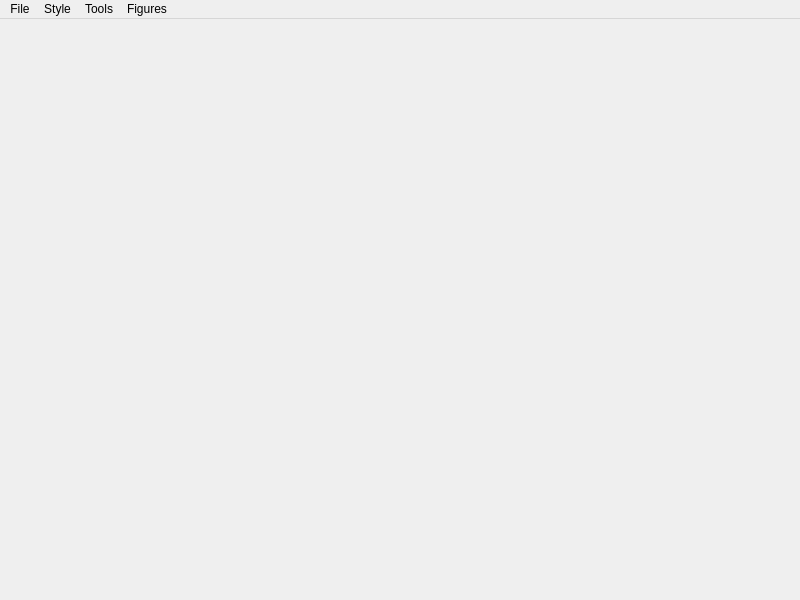
<?xml version="1.0" encoding="UTF-8"?>
<ui version="4.0">
 <class>MainWindow</class>
 <widget class="QMainWindow" name="MainWindow">
  <property name="geometry">
   <rect>
    <x>0</x>
    <y>0</y>
    <width>800</width>
    <height>600</height>
   </rect>
  </property>
  <property name="windowTitle">
   <string>MainWindow</string>
  </property>
  <widget class="QWidget" name="centralwidget">
   <widget class="QLabel" name="label">
    <property name="geometry">
     <rect>
      <x>364</x>
      <y>0</y>
      <width>421</width>
      <height>381</height>
     </rect>
    </property>
    <property name="text">
     <string/>
    </property>
   </widget>
  </widget>
  <widget class="QMenuBar" name="menubar">
   <property name="geometry">
    <rect>
     <x>0</x>
     <y>0</y>
     <width>800</width>
     <height>25</height>
    </rect>
   </property>
   <widget class="QMenu" name="menuStyle">
    <property name="title">
     <string>Style</string>
    </property>
    <addaction name="separator"/>
    <addaction name="separator"/>
    <addaction name="separator"/>
    <addaction name="actionWidth"/>
    <addaction name="actionColor"/>
   </widget>
   <widget class="QMenu" name="menuArchive">
    <property name="title">
     <string>File</string>
    </property>
    <addaction name="actionOpen"/>
    <addaction name="actionSave_As"/>
    <addaction name="actionClear"/>
    <addaction name="actionDelete"/>
   </widget>
   <widget class="QMenu" name="menuTools">
    <property name="title">
     <string>Tools</string>
    </property>
    <addaction name="actionEraser"/>
    <addaction name="actionBrush"/>
   </widget>
   <widget class="QMenu" name="menuFigures">
    <property name="title">
     <string>Figures</string>
    </property>
    <addaction name="actionEllipse"/>
    <addaction name="actionSquare"/>
    <addaction name="actionRectangle"/>
    <addaction name="actionLine"/>
   </widget>
   <addaction name="menuArchive"/>
   <addaction name="menuStyle"/>
   <addaction name="menuTools"/>
   <addaction name="menuFigures"/>
  </widget>
  <action name="actionWidth">
   <property name="icon">
    <iconset>
     <normaloff>../../../../Qt/Tools/icons/width.png</normaloff>../../../../Qt/Tools/icons/width.png</iconset>
   </property>
   <property name="text">
    <string>Width</string>
   </property>
  </action>
  <action name="actionDelete">
   <property name="icon">
    <iconset>
     <normaloff>../../../../Qt/Tools/icons/exit.png</normaloff>../../../../Qt/Tools/icons/exit.png</iconset>
   </property>
   <property name="text">
    <string>Exit</string>
   </property>
  </action>
  <action name="actionColor">
   <property name="icon">
    <iconset>
     <normaloff>../../../../Qt/Tools/icons/color.png</normaloff>../../../../Qt/Tools/icons/color.png</iconset>
   </property>
   <property name="text">
    <string>Color</string>
   </property>
  </action>
  <action name="actionSave_As">
   <property name="icon">
    <iconset>
     <normaloff>../../../../Qt/Tools/icons/sss.png</normaloff>../../../../Qt/Tools/icons/sss.png</iconset>
   </property>
   <property name="text">
    <string>Save As</string>
   </property>
  </action>
  <action name="actionEraser">
   <property name="icon">
    <iconset>
     <normaloff>../../../../Qt/Tools/icons/err.png</normaloff>../../../../Qt/Tools/icons/err.png</iconset>
   </property>
   <property name="text">
    <string>Eraser</string>
   </property>
  </action>
  <action name="actionEllipse">
   <property name="icon">
    <iconset>
     <normaloff>../../../../Qt/Tools/icons/z.png</normaloff>../../../../Qt/Tools/icons/z.png</iconset>
   </property>
   <property name="text">
    <string>Ellipse</string>
   </property>
  </action>
  <action name="actionSquare">
   <property name="icon">
    <iconset>
     <normaloff>../../../../Qt/Tools/icons/rect.png</normaloff>../../../../Qt/Tools/icons/rect.png</iconset>
   </property>
   <property name="text">
    <string>Rectangle</string>
   </property>
  </action>
  <action name="actionRectangle">
   <property name="icon">
    <iconset>
     <normaloff>../../../../Qt/Tools/icons/tr.png</normaloff>../../../../Qt/Tools/icons/tr.png</iconset>
   </property>
   <property name="text">
    <string>Triangle</string>
   </property>
  </action>
  <action name="actionLine">
   <property name="icon">
    <iconset>
     <normaloff>../../../../Qt/Tools/icons/line.png</normaloff>../../../../Qt/Tools/icons/line.png</iconset>
   </property>
   <property name="text">
    <string>Line</string>
   </property>
  </action>
  <action name="actionBrush">
   <property name="icon">
    <iconset>
     <normaloff>../../../../Qt/Tools/icons/brush.png</normaloff>../../../../Qt/Tools/icons/brush.png</iconset>
   </property>
   <property name="text">
    <string>Brush</string>
   </property>
  </action>
  <action name="actionClear">
   <property name="icon">
    <iconset>
     <normaloff>../../../../Qt/Tools/icons/save.png</normaloff>../../../../Qt/Tools/icons/save.png</iconset>
   </property>
   <property name="text">
    <string>Clear</string>
   </property>
  </action>
  <action name="actionOpen">
   <property name="icon">
    <iconset>
     <normaloff>../../../../Qt/Tools/icons/open.png</normaloff>../../../../Qt/Tools/icons/open.png</iconset>
   </property>
   <property name="text">
    <string>Open</string>
   </property>
  </action>
  <action name="actionNew">
   <property name="text">
    <string>New</string>
   </property>
  </action>
 </widget>
 <resources/>
 <connections/>
</ui>
